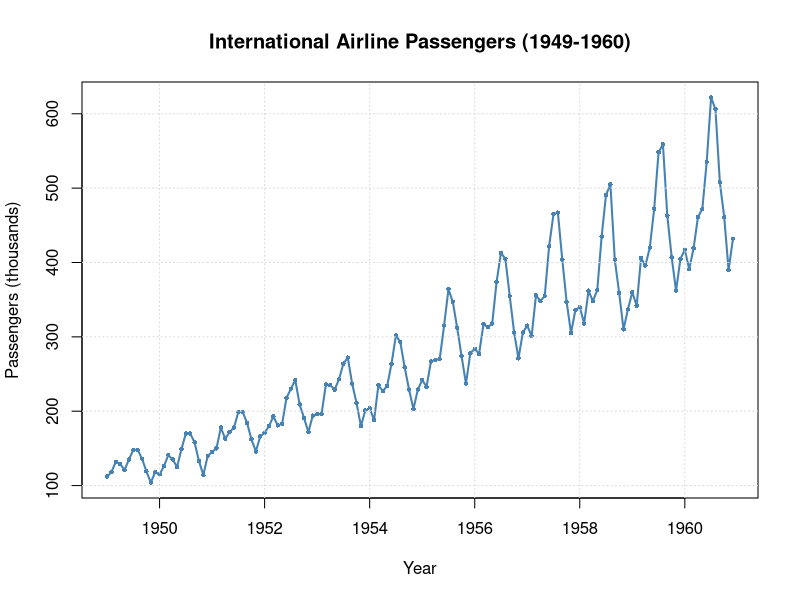
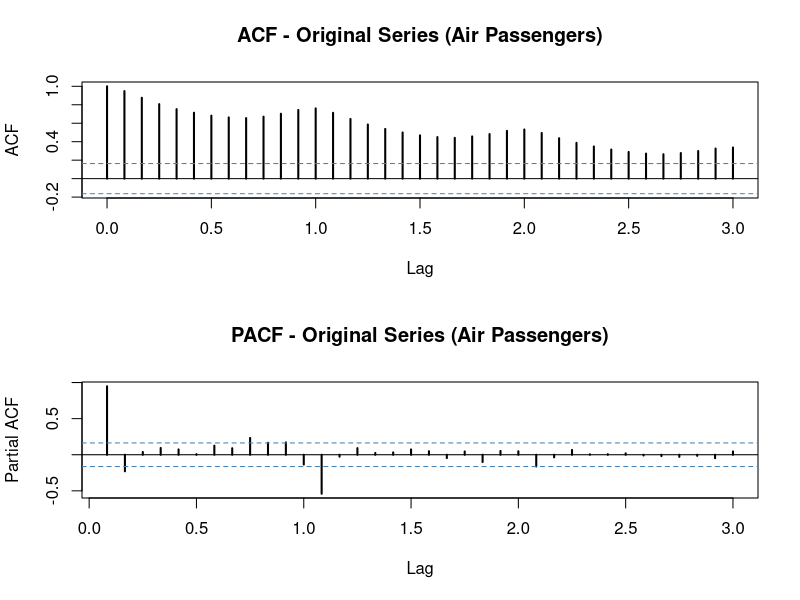
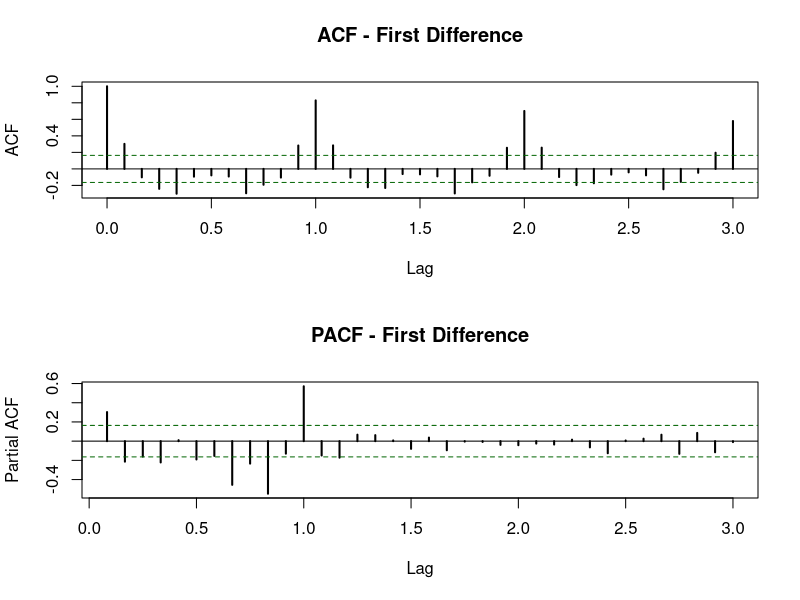
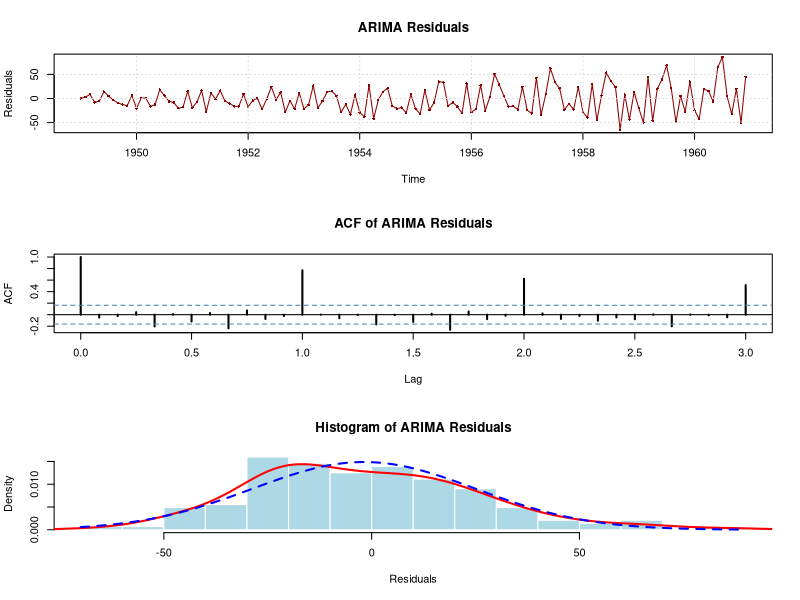
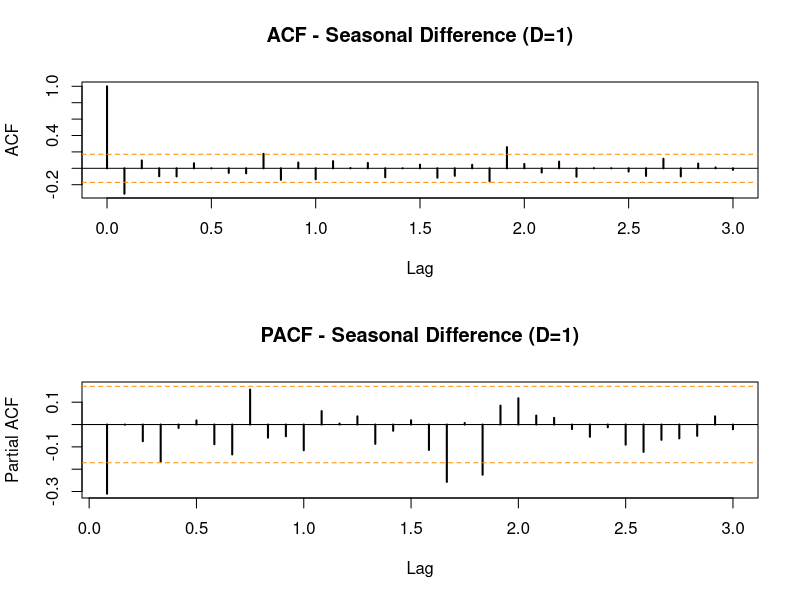
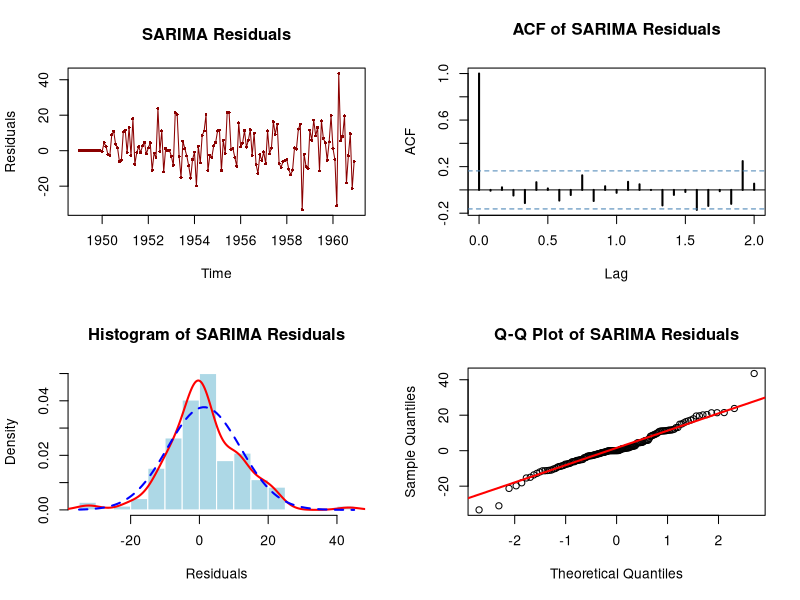
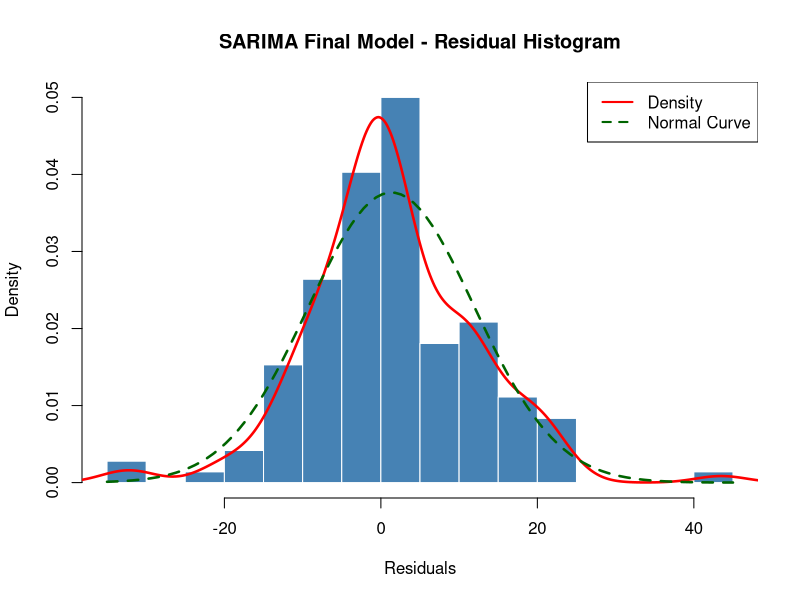
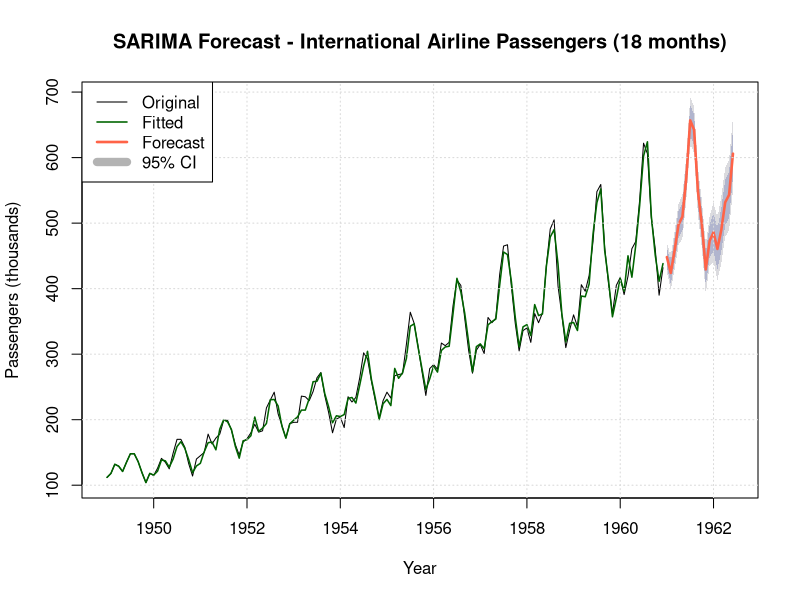

Recreate these plots in R, in order.
###############################################################################
# Practical Work №2 - Task 2: ARIMA / SARIMA Modeling
# Dataset: International Airline Passengers (monthly, 1949-1960)
###############################################################################

# ---- Load libraries ----
library(readxl)
library(ggplot2)
library(forecast)
library(tseries)

# ---- Load data ----
raw <- read_excel("Dataset2_AviationPassengers.xlsx")
names(raw) <- c("Month", "Passengers")
cat("Loaded", nrow(raw), "observations\n")

# Create time series (monthly, start Jan 1949)
pass_ts <- ts(raw$Passengers, start = c(1949, 1), frequency = 12)
cat(sprintf("Time series: %d obs, frequency = 12\n", length(pass_ts)))

###############################################################################
# 1. Time series analysis - ACF, PACF, stationarity
###############################################################################

# ---- Plot original series ----
dir.create("Task2_plots", showWarnings = FALSE)
png("Task2_plots/01_original_series.png", width = 900, height = 500)
plot(pass_ts, main = "International Airline Passengers (1949-1960)",
     ylab = "Passengers (thousands)", xlab = "Year",
     col = "steelblue", lwd = 2, type = "o", pch = 16, cex = 0.6)
grid(col = "gray85")
dev.off()

# ---- ACF and PACF of original series ----
png("Task2_plots/02_ACF_PACF_original.png", width = 900, height = 600)
par(mfrow = c(2, 1))
acf(pass_ts, lag.max = 36, main = "ACF - Original Series (Air Passengers)",
    ci.col = "steelblue", lwd = 2)
pacf(pass_ts, lag.max = 36, main = "PACF - Original Series (Air Passengers)",
     ci.col = "steelblue", lwd = 2)
par(mfrow = c(1, 1))
dev.off()

# Calculate autocorrelation coefficients
acf_vals <- acf(pass_ts, lag.max = 24, plot = FALSE)
pacf_vals <- pacf(pass_ts, lag.max = 24, plot = FALSE)

cat("\n--- ACF (first 12 lags) ---\n")
print(round(acf_vals$acf[2:13], 3))
cat("\n--- PACF (first 12 lags) ---\n")
print(round(pacf_vals$acf[1:12], 3))

cat("\nObservation: Strong, slowly decaying ACF indicates NON-stationarity.\n")
cat("Significant peaks at lags 12, 24 suggest annual seasonality.\n")

###############################################################################
# 2. Differencing and stationarity tests
###############################################################################

# ---- First difference ----
pass_d1 <- diff(pass_ts)
cat("\n--- First Difference ---\n")

adf_d1 <- adf.test(pass_d1, alternative = "stationary")
cat(sprintf("ADF test (1st diff): statistic = %.3f, p-value = %.4f\n",
            adf_d1$statistic, adf_d1$p.value))
if (adf_d1$p.value < 0.05) {
  cat("  -> Series IS stationary after 1st difference (reject H0 of unit root)\n")
} else {
  cat("  -> Series NOT yet stationary after 1st difference\n")
}

# ---- ACF/PACF of first difference ----
png("Task2_plots/03_ACF_PACF_diff1.png", width = 900, height = 600)
par(mfrow = c(2, 1))
acf(pass_d1, lag.max = 36, main = "ACF - First Difference",
    ci.col = "darkgreen", lwd = 2)
pacf(pass_d1, lag.max = 36, main = "PACF - First Difference",
     ci.col = "darkgreen", lwd = 2)
par(mfrow = c(1, 1))
dev.off()

# ---- Second difference (check if needed) ----
pass_d2 <- diff(pass_ts, differences = 2)
adf_d2 <- adf.test(pass_d2, alternative = "stationary")
cat(sprintf("\nADF test (2nd diff): statistic = %.3f, p-value = %.4f\n",
            adf_d2$statistic, adf_d2$p.value))

# ---- Determine order d ----
if (adf_d1$p.value < 0.05) {
  d_order <- 1
  cat(sprintf("\n>>> Order of integration d = %d (stationary after 1st diff)\n", d_order))
} else {
  d_order <- 2
  cat(sprintf("\n>>> Order of integration d = %d (stationary after 2nd diff)\n", d_order))
}

###############################################################################
# 3. Determine ARIMA(p,d,q) order from ACF/PACF of differenced series
###############################################################################

# Analyze ACF/PACF of differenced series to determine p and q
d_acf  <- acf(pass_d1, lag.max = 24, plot = FALSE)
d_pacf <- pacf(pass_d1, lag.max = 24, plot = FALSE)

cat("\n--- ACF of differenced series (first 12 lags) ---\n")
print(round(d_acf$acf[2:13], 3))
cat("\n--- PACF of differenced series (first 12 lags) ---\n")
print(round(d_pacf$acf[1:12], 3))

# From ACF/PACF patterns:
# PACF cuts off after lag 1-2 => p = 1 or 2
# ACF has significant spike at lag 1 and possibly lag 12 (seasonal)
# Tentative non-seasonal ARIMA order: (2, d, 1) or (1, d, 1)

cat("\nTentative non-seasonal ARIMA based on ACF/PACF:\n")
cat("  p = 2 (PACF significant at lags 1-2, cuts off after)\n")
cat("  q = 1 (ACF significant at lag 1, exponential decay)\n")

###############################################################################
# 4. Build ARIMA(p,d,q) model
###############################################################################

p_order <- 2
q_order <- 1

arima_base <- Arima(pass_ts, order = c(p_order, d_order, q_order),
                     include.constant = TRUE)
cat(sprintf("\n--- ARIMA(%d,%d,%d) Model ---\n", p_order, d_order, q_order))
print(summary(arima_base))

###############################################################################
# 5. Residual analysis of ARIMA model
###############################################################################

residuals_base <- residuals(arima_base)

png("Task2_plots/04_ARIMA_residuals.png", width = 900, height = 700)
par(mfrow = c(3, 1))
plot(residuals_base, main = "ARIMA Residuals", ylab = "Residuals",
     col = "darkred", type = "o", pch = 16, cex = 0.5)
grid(col = "gray85")

acf(residuals_base, lag.max = 36, main = "ACF of ARIMA Residuals",
    ci.col = "steelblue", lwd = 2)

hist(residuals_base, breaks = 20, col = "lightblue", border = "white",
     main = "Histogram of ARIMA Residuals", xlab = "Residuals",
     probability = TRUE)
lines(density(residuals_base, na.rm = TRUE), col = "red", lwd = 2)
curve(dnorm(x, mean = mean(residuals_base, na.rm = TRUE),
            sd = sd(residuals_base, na.rm = TRUE)),
      add = TRUE, col = "blue", lwd = 2, lty = 2)
par(mfrow = c(1, 1))
dev.off()

# Check residual autocorrelation
lb_base <- Box.test(residuals_base, lag = 12, type = "Ljung-Box")
cat(sprintf("\nLjung-Box test (lag=12): X-squared = %.3f, p-value = %.4f\n",
            lb_base$statistic, lb_base$p.value))

# Check for remaining autocorrelation at low lags
res_acf <- acf(residuals_base, lag.max = 12, plot = FALSE)
cat("Residual ACF (lags 1-3): ", round(res_acf$acf[2:4], 3), "\n")

# If significant autocorrelation remains, try adjusting the model
if (lb_base$p.value < 0.05) {
  cat("\nResiduals show significant autocorrelation. Adjusting model...\n")

  # Try adding AR or MA terms
  model_candidates <- list(
    Arima(pass_ts, order = c(3, d_order, 1), include.constant = TRUE),
    Arima(pass_ts, order = c(2, d_order, 2), include.constant = TRUE),
    Arima(pass_ts, order = c(3, d_order, 2), include.constant = TRUE)
  )

  best_aic <- Inf
  best_arima <- arima_base
  for (m in model_candidates) {
    aic_val <- AIC(m)
    cat(sprintf("  ARIMA(%d,%d,%d) AIC = %.2f\n",
                m$arma[1], d_order, m$arma[2], aic_val))
    if (aic_val < best_aic) {
      best_aic <- aic_val
      best_arima <- m
    }
  }
  arima_base <- best_arima
  residuals_base <- residuals(arima_base)
  cat(sprintf("Selected adjusted model: ARIMA(%d,%d,%d) AIC = %.2f\n",
              arima_base$arma[1], d_order, arima_base$arma[2], best_aic))
}

###############################################################################
# 6. Seasonal component analysis
###############################################################################

cat("\n--- Seasonal Component Analysis ---\n")

# Check seasonal ACF
seasonal_acf <- acf(pass_ts, lag.max = 36, plot = FALSE)
cat("ACF at seasonal lags:\n")
cat(sprintf("  Lag 12: %.3f\n", seasonal_acf$acf[13]))
cat(sprintf("  Lag 24: %.3f\n", seasonal_acf$acf[25]))
cat(sprintf("  Lag 36: %.3f\n", seasonal_acf$acf[37]))

cat("\nStrong seasonal pattern detected with period s = 12 (annual).\n")
s_period <- 12

# ---- Seasonal differencing ----
pass_d1s <- diff(pass_d1, lag = s_period)
adf_d1s <- adf.test(pass_d1s, alternative = "stationary")
cat(sprintf("ADF after seasonal diff: statistic = %.3f, p-value = %.4f\n",
            adf_d1s$statistic, adf_d1s$p.value))

# ACF/PACF after seasonal differencing
png("Task2_plots/05_ACF_PACF_seasonal_diff.png", width = 900, height = 600)
par(mfrow = c(2, 1))
acf(pass_d1s, lag.max = 36, main = "ACF - Seasonal Difference (D=1)",
    ci.col = "darkorange", lwd = 2, na.action = na.pass)
pacf(pass_d1s, lag.max = 36, main = "PACF - Seasonal Difference (D=1)",
     ci.col = "darkorange", lwd = 2, na.action = na.pass)
par(mfrow = c(1, 1))
dev.off()

###############################################################################
# 7. SARIMA(p,d,q)(P,D,Q)s model
###############################################################################

# Based on analysis:
# d = 1 (regular differencing)
# D = 1 (seasonal differencing needed due to strong seasonal ACF)
# s = 12 (monthly data, annual cycle)
# Regular: p=2, q=1 from earlier ACF/PACF
# Seasonal: P=1, Q=1 (typical for monthly data)

sarima_model <- Arima(pass_ts,
  order    = c(2, 1, 1),
  seasonal = list(order = c(1, 1, 1), period = 12),
  include.constant = TRUE
)

cat("\n--- SARIMA(2,1,1)(1,1,1)[12] Model ---\n")
print(summary(sarima_model))

###############################################################################
# 8. Residual analysis of SARIMA model
###############################################################################

residuals_sarima <- residuals(sarima_model)

png("Task2_plots/06_SARIMA_residuals.png", width = 1000, height = 800)
par(mfrow = c(2, 2))

# Time plot
plot(residuals_sarima, main = "SARIMA Residuals", ylab = "Residuals",
     col = "darkred", type = "o", pch = 16, cex = 0.5)

# ACF of residuals
acf(residuals_sarima, lag.max = 24, main = "ACF of SARIMA Residuals",
    ci.col = "steelblue", lwd = 2, na.action = na.pass)

# Histogram
hist(residuals_sarima, breaks = 20, col = "lightblue", border = "white",
     main = "Histogram of SARIMA Residuals", xlab = "Residuals",
     probability = TRUE)
lines(density(residuals_sarima, na.rm = TRUE), col = "red", lwd = 2)
curve(dnorm(x, mean = mean(residuals_sarima, na.rm = TRUE),
            sd = sd(residuals_sarima, na.rm = TRUE)),
      add = TRUE, col = "blue", lwd = 2, lty = 2)

# Q-Q plot
qqnorm(residuals_sarima, main = "Q-Q Plot of SARIMA Residuals")
qqline(residuals_sarima, col = "red", lwd = 2)

par(mfrow = c(1, 1))
dev.off()

# If residuals still show issues, try modifying model
lb_sarima <- Box.test(residuals_sarima, lag = 12, type = "Ljung-Box")
cat(sprintf("\nLjung-Box (lag=12): X-squared = %.3f, p-value = %.4f\n",
            lb_sarima$statistic, lb_sarima$p.value))

if (lb_sarima$p.value < 0.05) {
  cat("\nResiduals show autocorrelation. Trying alternative SARIMA specifications...\n")

  alt_models <- list(
    Arima(pass_ts, order = c(2,1,2), seasonal = list(order = c(1,1,1), period = 12)),
    Arima(pass_ts, order = c(1,1,1), seasonal = list(order = c(1,1,2), period = 12)),
    Arima(pass_ts, order = c(3,1,1), seasonal = list(order = c(1,1,1), period = 12)),
    Arima(pass_ts, order = c(2,1,1), seasonal = list(order = c(2,1,1), period = 12)),
    Arima(pass_ts, order = c(1,1,1), seasonal = list(order = c(2,1,1), period = 12))
  )

  best_aic <- Inf
  best_sarima <- sarima_model
  for (m in alt_models) {
    m_aic <- AIC(m)
    m_res <- residuals(m)
    m_lb <- Box.test(m_res, lag = 12, type = "Ljung-Box")
    cat(sprintf("  SARIMA(%d,%d,%d)(%d,%d,%d)[12] AIC = %.2f, LB p = %.3f\n",
                m$arma[1], 1, m$arma[2], m$arma[3], 1, m$arma[4],
                m_aic, m_lb$p.value))
    if (m_lb$p.value > 0.05 && m_aic < best_aic) {
      best_aic <- m_aic
      best_sarima <- m
    }
  }
  sarima_model <- best_sarima
  residuals_sarima <- residuals(sarima_model)
  cat(sprintf("\nSelected: SARIMA(%d,%d,%d)(%d,%d,%d)[12]\n",
              sarima_model$arma[1], 1, sarima_model$arma[2],
              sarima_model$arma[3], 1, sarima_model$arma[4]))
}

###############################################################################
# 9. Normality test and white noise verification
###############################################################################

cat("\n--- Residual Diagnostics ---\n")

# Shapiro-Wilk normality test
sw_test <- shapiro.test(residuals_sarima)
cat(sprintf("Shapiro-Wilk normality: W = %.3f, p-value = %.4f\n",
            sw_test$statistic, sw_test$p.value))

# Kolmogorov-Smirnov test
ks_test <- ks.test(residuals_sarima, "pnorm",
                    mean = mean(residuals_sarima, na.rm = TRUE),
                    sd = sd(residuals_sarima, na.rm = TRUE))
cat(sprintf("Kolmogorov-Smirnov: D = %.3f, p-value = %.4f\n",
            ks_test$statistic, ks_test$p.value))

# Residual histogram for final model
png("Task2_plots/07_SARIMA_final_residual_hist.png", width = 800, height = 500)
hist(residuals_sarima, breaks = 25, col = "steelblue", border = "white",
     main = "SARIMA Final Model - Residual Histogram",
     xlab = "Residuals", probability = TRUE)
lines(density(residuals_sarima, na.rm = TRUE), col = "red", lwd = 2.5)
curve(dnorm(x, mean = mean(residuals_sarima, na.rm = TRUE),
            sd = sd(residuals_sarima, na.rm = TRUE)),
      add = TRUE, col = "darkgreen", lwd = 2.5, lty = 2)
legend("topright", legend = c("Density", "Normal Curve"),
       col = c("red", "darkgreen"), lwd = 2, lty = c(1, 2))
dev.off()

###############################################################################
# 10. Ljung-Box white noise test
###############################################################################

lb_final <- Box.test(residuals_sarima, lag = 12, type = "Ljung-Box")
cat(sprintf("\nLjung-Box Q-test (lag=12): X-squared = %.3f, p-value = %.4f\n",
            lb_final$statistic, lb_final$p.value))
cat(sprintf("Ljung-Box Q-test (lag=24): X-squared = %.3f, p-value = %.4f\n",
            Box.test(residuals_sarima, lag = 24, type = "Ljung-Box")$statistic,
            Box.test(residuals_sarima, lag = 24, type = "Ljung-Box")$p.value))

if (lb_final$p.value > 0.05) {
  cat(">>> Residuals are WHITE NOISE (do NOT reject H0). Model is adequate.\n")
} else {
  cat(">>> WARNING: Residuals are NOT white noise. Further model adjustment needed.\n")
}

# Check stationarity of residuals
adf_res <- adf.test(na.omit(residuals_sarima), alternative = "stationary")
cat(sprintf("ADF test on residuals: statistic = %.3f, p-value = %.4f\n",
            adf_res$statistic, adf_res$p.value))

###############################################################################
# 11. Forecast 18 periods ahead with SARIMA
###############################################################################

sarima_fcst <- forecast(sarima_model, h = 18, level = c(80, 95))

cat("\n--- SARIMA Forecast (18 months ahead) ---\n")
fcst_sarima_df <- data.frame(
  Month = as.character(time(sarima_fcst$mean)),
  Forecast = round(as.numeric(sarima_fcst$mean), 1),
  Lo80 = round(as.numeric(sarima_fcst$lower[, 1]), 1),
  Hi80 = round(as.numeric(sarima_fcst$upper[, 1]), 1),
  Lo95 = round(as.numeric(sarima_fcst$lower[, 2]), 1),
  Hi95 = round(as.numeric(sarima_fcst$upper[, 2]), 1)
)
print(fcst_sarima_df, row.names = FALSE)

# Plot forecast
png("Task2_plots/08_SARIMA_forecast_18months.png", width = 1000, height = 600)
plot(sarima_fcst, main = "SARIMA Forecast - International Airline Passengers (18 months)",
     ylab = "Passengers (thousands)", xlab = "Year",
     fcol = "tomato", flwd = 2.5, shaded = TRUE)
lines(fitted(sarima_model), col = "darkgreen", lwd = 1.5)
grid(col = "gray85")
legend("topleft",
       legend = c("Original", "Fitted", "Forecast", "95% CI"),
       col = c("black", "darkgreen", "tomato", "gray70"),
       lwd = c(1, 1.5, 2.5, 8), lty = c(1, 1, 1, 1))
dev.off()

###############################################################################
# 12. Exhaustive search - Auto SARIMA (best by AIC / SBC)
###############################################################################

cat("\n--- Exhaustive SARIMA Search (by AIC/SBC) ---\n")

auto_sarima <- auto.arima(pass_ts,
  seasonal = TRUE,
  stepwise = FALSE,
  approximation = FALSE,
  trace = FALSE,
  ic = "aic"
)

cat("\nBest SARIMA by auto.arima (AIC):\n")
print(summary(auto_sarima))
cat(sprintf("AIC: %.2f, BIC: %.2f\n", AIC(auto_sarima), BIC(auto_sarima)))

# Compare manual vs auto
cat("\n--- Model Comparison ---\n")
cat(sprintf("Manual SARIMA:  AIC = %.2f, BIC = %.2f\n",
            AIC(sarima_model), BIC(sarima_model)))
cat(sprintf("Auto SARIMA:    AIC = %.2f, BIC = %.2f\n",
            AIC(auto_sarima), BIC(auto_sarima)))

# Select best model by AIC
if (AIC(auto_sarima) < AIC(sarima_model)) {
  final_model <- auto_sarima
  model_label <- "Auto SARIMA"
} else {
  final_model <- sarima_model
  model_label <- "Manual SARIMA"
}
cat(sprintf("\n>>> Best model by AIC: %s\n", model_label))
cat(sprintf("    AIC = %.2f, BIC = %.2f\n", AIC(final_model), BIC(final_model)))

# Forecast with auto SARIMA
auto_fcst <- forecast(auto_sarima, h = 18, level = c(80, 95))

# Comparison plot
png("Task2_plots/09_model_comparison_forecast.png", width = 1000, height = 700)
par(mfrow = c(2, 1))
plot(sarima_fcst, main = paste("Manual SARIMA Forecast (AIC =", round(AIC(sarima_model), 1), ")"),
     ylab = "Passengers", fcol = "steelblue", flwd = 2)
plot(auto_fcst, main = paste("Auto SARIMA Forecast (AIC =", round(AIC(auto_sarima), 1), ")"),
     ylab = "Passengers", fcol = "tomato", flwd = 2)
par(mfrow = c(1, 1))
dev.off()

# ---- Save results ----
sink("Task2_SARIMA_summary.txt")
cat("TASK 2 - SARIMA MODEL SUMMARY\n")
cat(paste(rep("=", 60), collapse = ""), "\n\n")

cat("1. Stationarity Analysis:\n")
cat(sprintf("   ADF on original: included in analysis\n"))
cat(sprintf("   ADF on 1st diff: statistic = %.3f, p-value = %.4f\n",
            adf_d1$statistic, adf_d1$p.value))
cat(sprintf("   Integration order d = %d\n\n", d_order))

cat("2. Manual SARIMA Model:\n")
cat(sprintf("   SARIMA%s\n", gsub("ARIMA", "", capture.output(print(sarima_model))[1])))
cat(sprintf("   AIC = %.2f, BIC = %.2f\n\n", AIC(sarima_model), BIC(sarima_model)))

cat("3. Residual Diagnostics (Manual SARIMA):\n")
cat(sprintf("   Shapiro-Wilk: W = %.3f, p = %.4f\n", sw_test$statistic, sw_test$p.value))
cat(sprintf("   Ljung-Box(12): X2 = %.3f, p = %.4f\n", lb_final$statistic, lb_final$p.value))

cat("\n4. Best Auto SARIMA:\n")
cat(sprintf("   SARIMA%s\n", gsub("ARIMA", "", capture.output(print(auto_sarima))[1])))
cat(sprintf("   AIC = %.2f, BIC = %.2f\n\n", AIC(auto_sarima), BIC(auto_sarima)))

cat("5. Forecast (18 months, best model):\n")
print(fcst_sarima_df)

cat("\n6. Model Selection:\n")
cat(sprintf("   Selected: %s (by minimum AIC)\n", model_label))
cat(sprintf("   Rationale: Lower AIC indicates better fit-penalty balance.\n"))
cat("   Seasonal cycle: s = 12 months (annual seasonality confirmed).\n")
sink()

cat("\nTask 2 complete. Results saved to Task2_plots/ and Task2_SARIMA_summary.txt\n")
